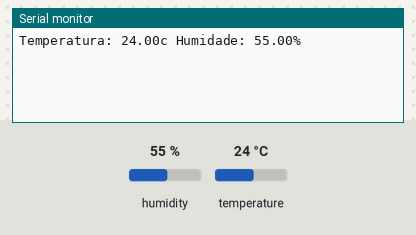
A sketch run on a simulated Arduino Uno, built with avr-gcc and run on an emulated ATmega328P. Parts: the last lines printed to the serial monitor. The inputs (shaded band) are chosen by the test bench; at power-on: humidity 55 %, temperature 24 °C.

Above: at 5.8 s.
5.9 s: humidity set to 22 %
At 10.9 s:
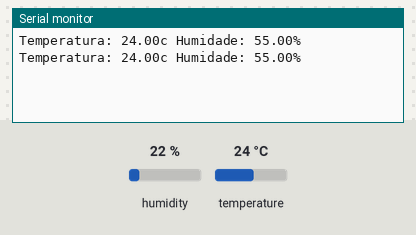
11.9 s: temperature set to 12 °C
At 16.2 s:
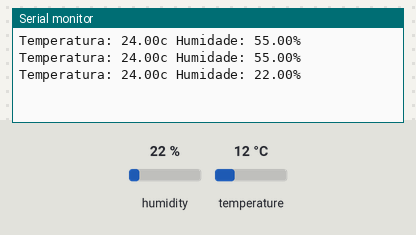
17.9 s: humidity set to 40 %
At 21.4 s:
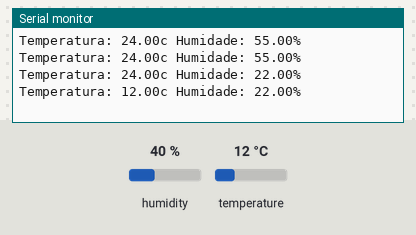
Timing chart, 0 to 22.9 s (numbered marks = the images above; inputs shaded):
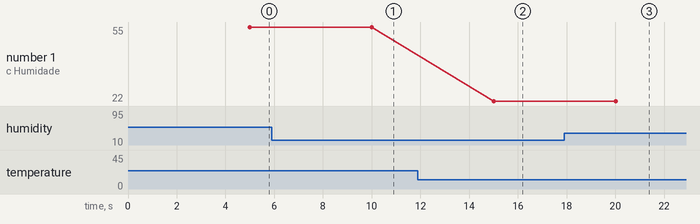

Measured:
- plotted number 1: 22 → 40 after the input at 17.9 s

The sketch:

programar-arduino-projeto-sensor-temperatura_03-06-2018.ino
```cpp
#include <DHT.h>

int Sensor = 2;  //Pino onde está ligado o sensor DHT22
DHT dht(Sensor, DHT22); //Esta instrução indica qual à biblioteca qual o modelo do sensor utilizado
float temperatura; // Variável que nos irá mostrar a temperatura
float humidade; // Variável que nos irá mostrar a humidade


void setup() {

  Serial.begin(9600);// Sincronizar a porta serial a 9600 bits por segundo
  pinMode(Sensor, INPUT); // Definir o nosso sensor como INPUT
  dht.begin();// Esta instrução é necessária, para que o nosso sensor possa estar pronto para ser utilizado
}

void loop() {

  temperatura = dht.readTemperature(); // Esta instrução permite que o sensor guarde a leitura da temperatura na variável
  humidade = dht.readHumidity(); // Esta instrução permite que o sensor guarde a leitura da humidade na variável
  delay(5000); // Para o programa durante 2000 milissegundos;

// Escreve para a porta serial a temperatura e a humidade:
  Serial.print("Temperatura: ");
  Serial.print(temperatura);
  Serial.print("c Humidade: ");
  Serial.print(humidade);
  Serial.println("%");
}
```
